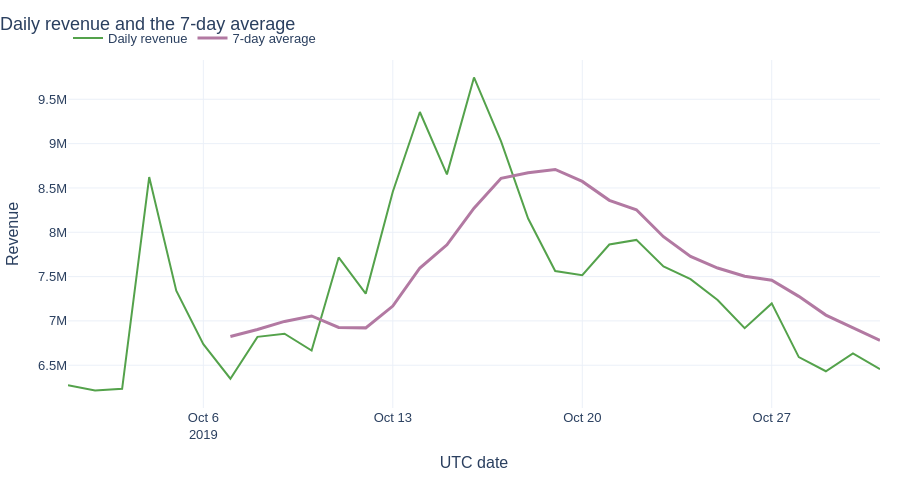

The code cell stored with this chart in its notebook:
### Markdown cell above
Wednesday is the strongest day, 37,064,086.24 and 16.1195% of revenue. Saturday and Sunday together are the weekend rollup: 59,036,422.18, 25.6755% of revenue. Weekdays are 170,896,790.45, 74.3245%. Tuesday carries the most events, 6,797,348.

### Code cell
daily = frames["q13_daily_revenue"]
fig = go.Figure()
fig.add_trace(
    go.Scatter(
        x=daily["event_date"],
        y=daily["revenue"],
        name="Daily revenue",
        line={"color": GREEN, "width": 2},
    )
)
fig.add_trace(
    go.Scatter(
        x=daily["event_date"],
        y=daily["revenue_ma7_full"],
        name="7-day average",
        line={"color": PURPLE, "width": 3},
    )
)
style(fig, "Daily revenue and the 7-day average")
fig.update_layout(xaxis_title="UTC date", yaxis_title="Revenue")
display(fig)
